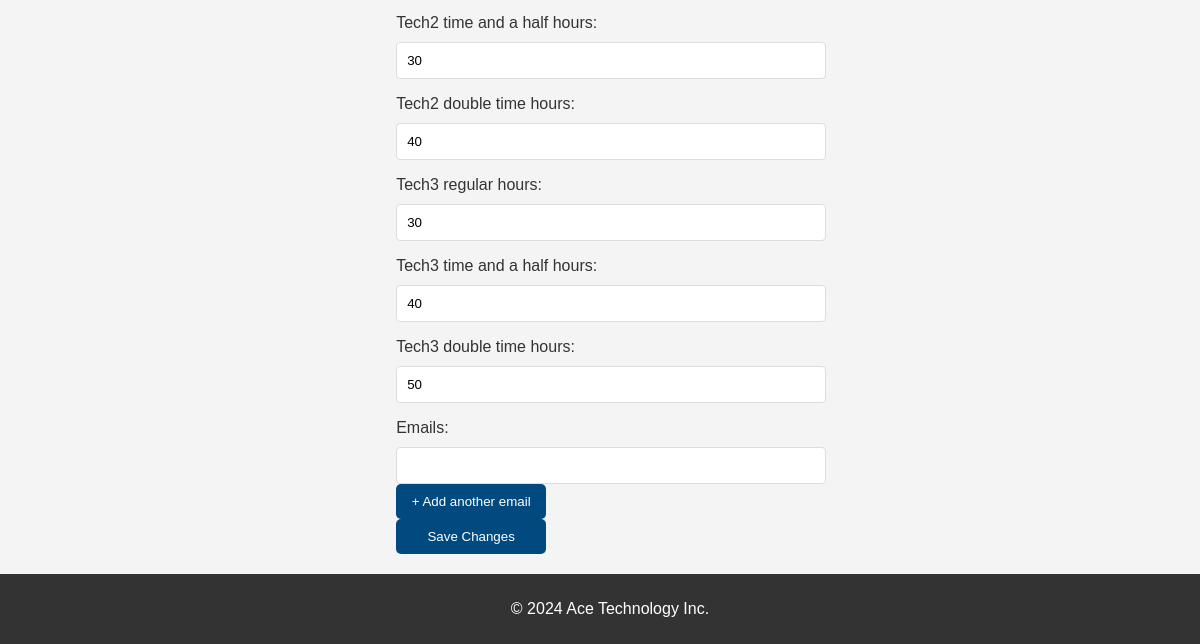
Page /customers/1/edit/ (signed in, lower part) on the earlier database version.
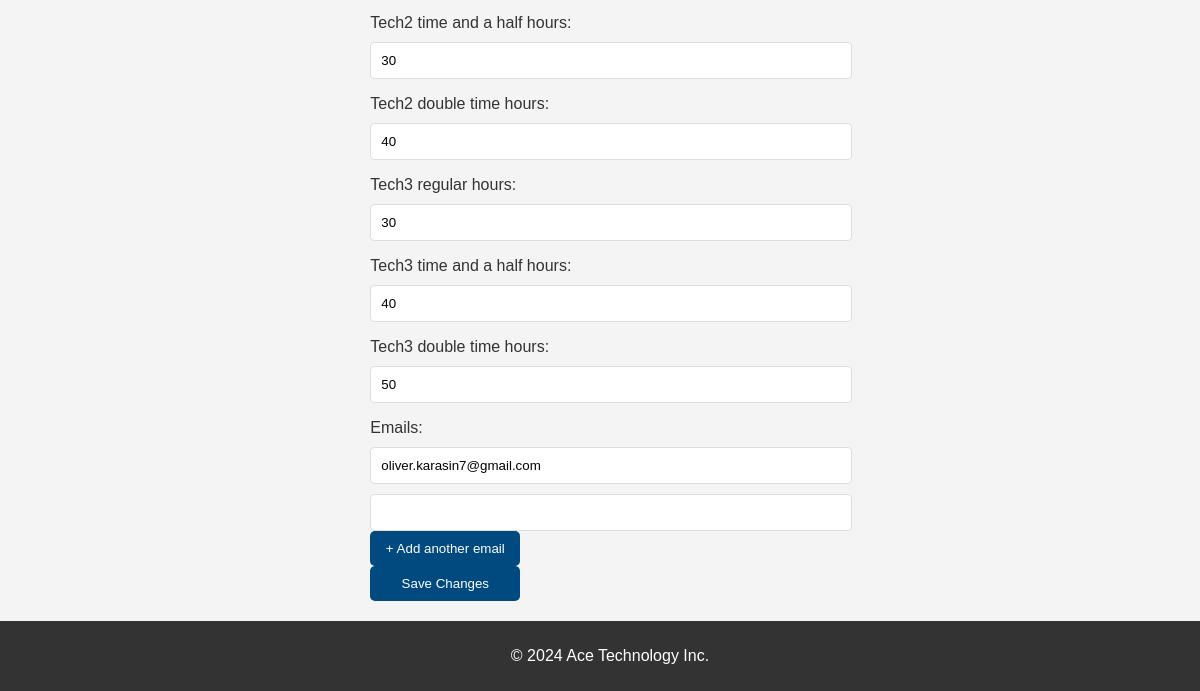
Same page on the later database version.
### customers/models.py (models this page shows, shortened)
class EmailReference(models.Model):
    email = models.EmailField()

### customers/views.py (the view)
# urls.py: path('<int:pk>/edit/', views.customer_edit, name='edit'),
@login_required
def customer_edit(request, pk):
    customer = get_object_or_404(Customer, pk=pk)
    if request.method == 'POST':
        form = CustomerForm(request.POST, instance=customer)
        if form.is_valid():
            customer = form.save(commit=False)
            customer.save()
            customer.emails.clear()
            emails = request.POST.getlist('emails')
            for email in emails:
                if email:
                    email_ref, created = EmailReference.objects.get_or_create(email=email)
                    customer.emails.add(email_ref)
            return redirect('customers:list')
    else:
        form = CustomerForm(instance=customer)
    return render(request, 'customers/customer_edit.html', {'form': form, 'customer': customer})

### customers/forms.py
class CustomerForm(forms.ModelForm):
    class Meta:
        model = Customer
        fields = ['name', 'has_contract', 'notes', 'address', 'contact_name', 'phone', 'transport_hours', 'transport_minutes', 'hide_transport_charges', 'hours_remaining', 'status', 'tech1_regular_hours', 'tech1_time_and_a_half_hours', 'tech1_double_time_hours', 'tech2_regular_hours', 'tech2_time_and_a_half_hours', 'tech2_double_time_hours', 'tech3_regular_hours', 'tech3_time_and_a_half_hours', 'tech3_double_time_hours']
    emails = forms.CharField(widget=forms.HiddenInput(), required=False)  # Renamed field

### customers/templates/customers/customer_edit.html (shortened to what this page needs)
{% extends 'base_layout.html' %}
{% block content %}
<form method="post" id="customer-form">
    {{ form.as_p }}
    <div id="email-container">
        <label for="id_emails">Emails:</label>
        {% for email in customer.emails.all %}
        <input type="email" name="emails" class="email-field" value="{{ email.email }}">
        {% endfor %}
        <input type="email" name="emails" class="email-field">
    </div>
    <button type="button" onclick="addEmailField()">+ Add another email</button>
    <br>
    <button type="submit">Save Changes</button>
</form>
{% endblock %}

Differences in the rows shown:
added EmailReference: emails "oliver.karasin7@gmail.com"
